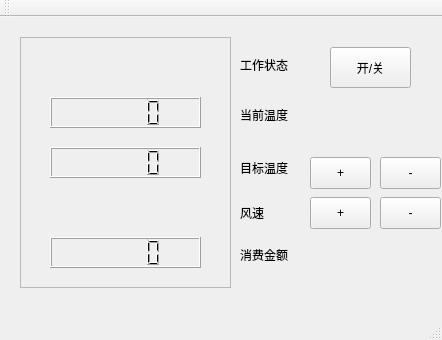
<?xml version="1.0" encoding="UTF-8"?>
<ui version="4.0">
 <class>MainWindow</class>
 <widget class="QMainWindow" name="MainWindow">
  <property name="geometry">
   <rect>
    <x>0</x>
    <y>0</y>
    <width>442</width>
    <height>340</height>
   </rect>
  </property>
  <property name="windowTitle">
   <string>MainWindow</string>
  </property>
  <widget class="QWidget" name="centralWidget">
   <widget class="QPushButton" name="switchButton">
    <property name="geometry">
     <rect>
      <x>330</x>
      <y>30</y>
      <width>81</width>
      <height>41</height>
     </rect>
    </property>
    <property name="text">
     <string>开/关</string>
    </property>
   </widget>
   <widget class="QFrame" name="frame">
    <property name="geometry">
     <rect>
      <x>20</x>
      <y>20</y>
      <width>211</width>
      <height>251</height>
     </rect>
    </property>
    <property name="frameShape">
     <enum>QFrame::StyledPanel</enum>
    </property>
    <property name="frameShadow">
     <enum>QFrame::Raised</enum>
    </property>
    <widget class="QLCDNumber" name="curTemp">
     <property name="geometry">
      <rect>
       <x>30</x>
       <y>60</y>
       <width>151</width>
       <height>31</height>
      </rect>
     </property>
    </widget>
    <widget class="QLCDNumber" name="targetTemp">
     <property name="geometry">
      <rect>
       <x>30</x>
       <y>110</y>
       <width>151</width>
       <height>31</height>
      </rect>
     </property>
    </widget>
    <widget class="QLabel" name="stateLabel">
     <property name="geometry">
      <rect>
       <x>30</x>
       <y>10</y>
       <width>141</width>
       <height>31</height>
      </rect>
     </property>
     <property name="text">
      <string/>
     </property>
    </widget>
    <widget class="QLCDNumber" name="totalCost">
     <property name="geometry">
      <rect>
       <x>30</x>
       <y>200</y>
       <width>151</width>
       <height>31</height>
      </rect>
     </property>
    </widget>
   </widget>
   <widget class="QLabel" name="label">
    <property name="geometry">
     <rect>
      <x>240</x>
      <y>90</y>
      <width>59</width>
      <height>16</height>
     </rect>
    </property>
    <property name="text">
     <string>当前温度</string>
    </property>
   </widget>
   <widget class="QLabel" name="label_2">
    <property name="geometry">
     <rect>
      <x>240</x>
      <y>140</y>
      <width>61</width>
      <height>21</height>
     </rect>
    </property>
    <property name="text">
     <string>目标温度</string>
    </property>
   </widget>
   <widget class="QLabel" name="label_3">
    <property name="geometry">
     <rect>
      <x>240</x>
      <y>180</y>
      <width>61</width>
      <height>31</height>
     </rect>
    </property>
    <property name="text">
     <string>风速</string>
    </property>
   </widget>
   <widget class="QLabel" name="label_4">
    <property name="geometry">
     <rect>
      <x>240</x>
      <y>230</y>
      <width>59</width>
      <height>16</height>
     </rect>
    </property>
    <property name="text">
     <string>消费金额</string>
    </property>
   </widget>
   <widget class="QLabel" name="label_5">
    <property name="geometry">
     <rect>
      <x>240</x>
      <y>40</y>
      <width>59</width>
      <height>16</height>
     </rect>
    </property>
    <property name="text">
     <string>工作状态</string>
    </property>
   </widget>
   <widget class="QPushButton" name="tempDown">
    <property name="geometry">
     <rect>
      <x>380</x>
      <y>140</y>
      <width>61</width>
      <height>32</height>
     </rect>
    </property>
    <property name="text">
     <string>-</string>
    </property>
   </widget>
   <widget class="QPushButton" name="speedUp">
    <property name="geometry">
     <rect>
      <x>310</x>
      <y>180</y>
      <width>61</width>
      <height>32</height>
     </rect>
    </property>
    <property name="text">
     <string>+</string>
    </property>
   </widget>
   <widget class="QPushButton" name="tempUp">
    <property name="geometry">
     <rect>
      <x>310</x>
      <y>140</y>
      <width>61</width>
      <height>32</height>
     </rect>
    </property>
    <property name="text">
     <string>+</string>
    </property>
   </widget>
   <widget class="QPushButton" name="speedDown">
    <property name="geometry">
     <rect>
      <x>380</x>
      <y>180</y>
      <width>61</width>
      <height>32</height>
     </rect>
    </property>
    <property name="text">
     <string>-</string>
    </property>
   </widget>
  </widget>
  <widget class="QMenuBar" name="menuBar">
   <property name="geometry">
    <rect>
     <x>0</x>
     <y>0</y>
     <width>442</width>
     <height>22</height>
    </rect>
   </property>
  </widget>
  <widget class="QToolBar" name="toolBar">
   <property name="windowTitle">
    <string>Controller</string>
   </property>
   <attribute name="toolBarArea">
    <enum>TopToolBarArea</enum>
   </attribute>
   <attribute name="toolBarBreak">
    <bool>false</bool>
   </attribute>
  </widget>
  <widget class="QStatusBar" name="statusBar"/>
 </widget>
 <layoutdefault spacing="6" margin="11"/>
 <resources/>
 <connections/>
</ui>
